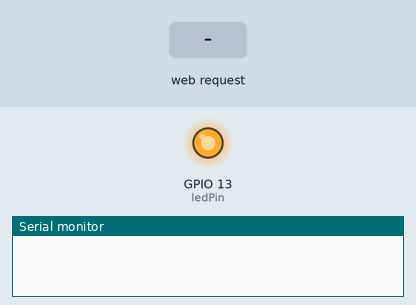
Recording of a sketch running on a simulated ESP8266 (NodeMCU). Parts: output pins drawn as LEDs (lit = HIGH), the last lines printed to the serial monitor. The test bench sets the inputs (shaded band).

Above: at 1.2 s.
1.3 s: HTTP request GET /led/off received
At 2.3 s:
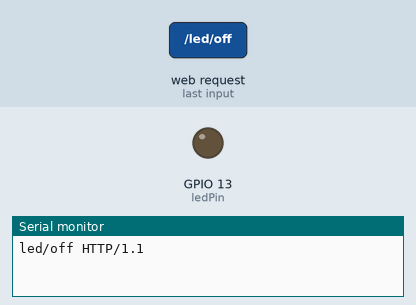
4.3 s: HTTP request GET /led/on received
At 4.6 s:
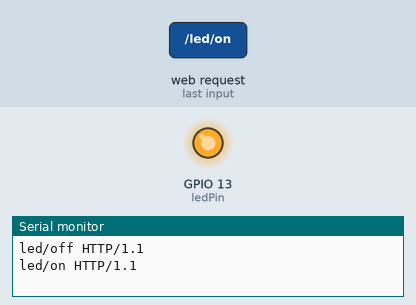
Timing chart, 0 to 7.3 s (numbered marks = the images above; inputs shaded):
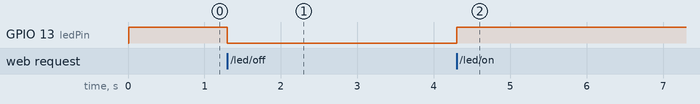

The sketch:

nodemc.ino
```cpp
#include<ESP8266WiFi.h>

// WiFi Definitions
const char* ssid = "Esp8266TestNet";
const char* password = "Esp8266Test"; // has to be longer than 7 chars
const char* value = "";

int ledPin = 13; // GPIO13
WiFiServer server(80);

void setup() {

   Serial.begin(115200);
   delay(10);
   pinMode(ledPin, OUTPUT);
   digitalWrite(ledPin, HIGH); // turn on

   WiFi.mode(WIFI_AP);
   WiFi.softAP(ssid, password);

   server.begin();
}

void loop() {
  // Check of client has connected
  WiFiClient client = server.available();
  if(!client) {
    return;
  }

  // Read the request line
  String request = client.readStringUntil('\r');

  if(request.indexOf("/led/")!=-1){
    Serial.println(request.substring(5));
    }
  client.flush();

  // Match request
  if(request.indexOf("/led/on") != -1) {
     digitalWrite(ledPin, HIGH);
     value = "on";
  } else if (request.indexOf("/led/off") != -1) {
     digitalWrite(ledPin, LOW);
      value = "off";
  }

  client.flush();

  // JSON response
  String s = "HTTP/1.1 200 OK\r\n";
  s += "Content-Type: application/json\r\n\r\n";
  s += "{\"data\":{\"message\":\"success\",\"value\":\"";
  s += value;
  s += "\"}}\r\n";
  s += "\n";

  // Send the response to the client
  client.print(s);
  delay(1);
  //Serial.println("Client disconnected");

  // The client will actually be disconnected when the function returns and the client object is destroyed
}
```

Measured:
- after the input at 1.3 s, GPIO 13 (ledPin): HIGH → LOW at once
- after the input at 4.3 s, GPIO 13 (ledPin): LOW → HIGH at once
